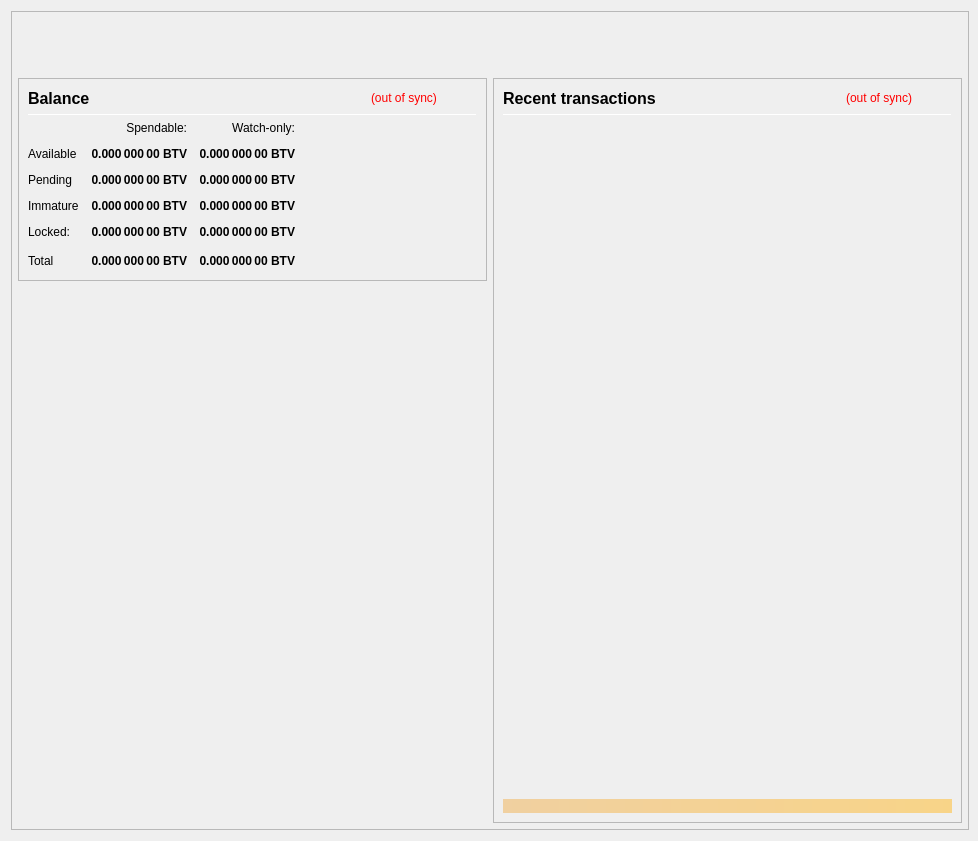
<?xml version="1.0" encoding="UTF-8"?>
<ui version="4.0">
 <class>OverviewPage</class>
 <widget class="QWidget" name="OverviewPage">
  <property name="geometry">
   <rect>
    <x>0</x>
    <y>0</y>
    <width>978</width>
    <height>841</height>
   </rect>
  </property>
  <property name="minimumSize">
   <size>
    <width>960</width>
    <height>682</height>
   </size>
  </property>
  <property name="font">
   <font>
    <weight>50</weight>
    <bold>false</bold>
   </font>
  </property>
  <property name="windowTitle">
   <string>Form</string>
  </property>
  <layout class="QVBoxLayout" name="topLayout" stretch="0">
   <property name="rightMargin">
    <number>9</number>
   </property>
   <item>
    <widget class="QFrame" name="frame_BG">
     <property name="minimumSize">
      <size>
       <width>850</width>
       <height>610</height>
      </size>
     </property>
     <property name="maximumSize">
      <size>
       <width>16777215</width>
       <height>16777215</height>
      </size>
     </property>
     <property name="frameShape">
      <enum>QFrame::StyledPanel</enum>
     </property>
     <property name="frameShadow">
      <enum>QFrame::Raised</enum>
     </property>
     <layout class="QVBoxLayout" name="verticalLayout_3" stretch="0">
      <property name="leftMargin">
       <number>0</number>
      </property>
      <property name="topMargin">
       <number>0</number>
      </property>
      <property name="rightMargin">
       <number>0</number>
      </property>
      <property name="bottomMargin">
       <number>6</number>
      </property>
      <item>
       <layout class="QVBoxLayout" name="verticalLayout_Master" stretch="0,1">
        <property name="leftMargin">
         <number>0</number>
        </property>
        <property name="topMargin">
         <number>0</number>
        </property>
        <property name="rightMargin">
         <number>0</number>
        </property>
        <property name="bottomMargin">
         <number>0</number>
        </property>
        <item>
         <widget class="QFrame" name="frame_Header">
          <layout class="QVBoxLayout" name="verticalLayout_Header" stretch="0">
           <property name="leftMargin">
            <number>0</number>
           </property>
           <property name="topMargin">
            <number>0</number>
           </property>
           <property name="rightMargin">
            <number>0</number>
           </property>
           <property name="bottomMargin">
            <number>0</number>
           </property>
           <item>
            <layout class="QHBoxLayout" name="horizontalLayout_Header" stretch="1,0">
             <property name="spacing">
              <number>6</number>
             </property>
             <item>
              <spacer name="horizontalSpacer_Header">
               <property name="orientation">
                <enum>Qt::Horizontal</enum>
               </property>
               <property name="sizeHint" stdset="0">
                <size>
                 <width>40</width>
                 <height>20</height>
                </size>
               </property>
              </spacer>
             </item>
             <item>
              <widget class="QLabel" name="labelOverviewHeaderRight">
               <property name="minimumSize">
                <size>
                 <width>464</width>
                 <height>60</height>
                </size>
               </property>
               <property name="maximumSize">
                <size>
                 <width>16777215</width>
                 <height>60</height>
                </size>
               </property>
               <property name="font">
                <font>
                 <pointsize>14</pointsize>
                </font>
               </property>
               <property name="text">
                <string/>
               </property>
               <property name="alignment">
                <set>Qt::AlignRight|Qt::AlignTrailing|Qt::AlignVCenter</set>
               </property>
              </widget>
             </item>
            </layout>
           </item>
          </layout>
         </widget>
        </item>
        <item>
         <widget class="QFrame" name="frame_Content">
          <layout class="QVBoxLayout" name="verticalLayout_Content">
           <property name="leftMargin">
            <number>6</number>
           </property>
           <property name="topMargin">
            <number>0</number>
           </property>
           <property name="rightMargin">
            <number>6</number>
           </property>
           <property name="bottomMargin">
            <number>0</number>
           </property>
           <item>
            <layout class="QHBoxLayout" name="horizontalLayout_Content" stretch="1,1">
             <property name="spacing">
              <number>6</number>
             </property>
             <item>
              <layout class="QVBoxLayout" name="verticalLayout_left" stretch="0,0">
               <item>
                <widget class="QFrame" name="frameBalances">
                 <property name="frameShape">
                  <enum>QFrame::StyledPanel</enum>
                 </property>
                 <property name="frameShadow">
                  <enum>QFrame::Raised</enum>
                 </property>
                 <layout class="QVBoxLayout" name="verticalLayout_4">
                  <item>
                   <layout class="QHBoxLayout" name="hlBalancesHeader" stretch="2,0,0">
                    <property name="spacing">
                     <number>6</number>
                    </property>
                    <item>
                     <widget class="QLabel" name="labelBalances">
                      <property name="minimumSize">
                       <size>
                        <width>0</width>
                        <height>0</height>
                       </size>
                      </property>
                      <property name="font">
                       <font>
                        <pointsize>12</pointsize>
                        <weight>75</weight>
                        <bold>true</bold>
                       </font>
                      </property>
                      <property name="text">
                       <string>Balance</string>
                      </property>
                     </widget>
                    </item>
                    <item>
                     <widget class="QLabel" name="labelWalletStatus">
                      <property name="cursor">
                       <cursorShape>WhatsThisCursor</cursorShape>
                      </property>
                      <property name="toolTip">
                       <string>The displayed information may be out of date. Your wallet automatically synchronizes with the BitcoinInvest network after a connection is established, but this process has not completed yet.</string>
                      </property>
                      <property name="styleSheet">
                       <string notr="true">QLabel { color: red; }</string>
                      </property>
                      <property name="text">
                       <string notr="true">(out of sync)</string>
                      </property>
                      <property name="alignment">
                       <set>Qt::AlignLeading|Qt::AlignLeft|Qt::AlignVCenter</set>
                      </property>
                     </widget>
                    </item>
                    <item>
                     <spacer name="hsBalancesHeader">
                      <property name="orientation">
                       <enum>Qt::Horizontal</enum>
                      </property>
                      <property name="sizeHint" stdset="0">
                       <size>
                        <width>40</width>
                        <height>20</height>
                       </size>
                      </property>
                     </spacer>
                    </item>
                   </layout>
                  </item>
                  <item>
                   <widget class="Line" name="lineBalances">
                    <property name="minimumSize">
                     <size>
                      <width>0</width>
                      <height>1</height>
                     </size>
                    </property>
                    <property name="maximumSize">
                     <size>
                      <width>16777215</width>
                      <height>1</height>
                     </size>
                    </property>
                    <property name="orientation">
                     <enum>Qt::Horizontal</enum>
                    </property>
                   </widget>
                  </item>
                  <item>
                   <layout class="QGridLayout" name="gridLayout">
                    <property name="spacing">
                     <number>12</number>
                    </property>
                    <item row="0" column="1">
                     <widget class="QLabel" name="labelSpendable">
                      <property name="text">
                       <string>Spendable:</string>
                      </property>
                      <property name="alignment">
                       <set>Qt::AlignRight|Qt::AlignTrailing|Qt::AlignVCenter</set>
                      </property>
                     </widget>
                    </item>
                    <item row="0" column="2">
                     <widget class="QLabel" name="labelWatchonly">
                      <property name="text">
                       <string>Watch-only:</string>
                      </property>
                      <property name="alignment">
                       <set>Qt::AlignRight|Qt::AlignTrailing|Qt::AlignVCenter</set>
                      </property>
                     </widget>
                    </item>
                    <item row="1" column="0">
                     <widget class="QLabel" name="labelAvailableText">
                      <property name="text">
                       <string>Available</string>
                      </property>
                      <property name="textInteractionFlags">
                       <set>Qt::NoTextInteraction</set>
                      </property>
                     </widget>
                    </item>
                    <item row="1" column="1">
                     <widget class="QLabel" name="labelAvailable">
                      <property name="font">
                       <font>
                        <weight>75</weight>
                        <bold>true</bold>
                       </font>
                      </property>
                      <property name="cursor">
                       <cursorShape>ArrowCursor</cursorShape>
                      </property>
                      <property name="toolTip">
                       <string>Your current spendable balance</string>
                      </property>
                      <property name="text">
                       <string notr="true">0.000 000 00 BTV</string>
                      </property>
                      <property name="alignment">
                       <set>Qt::AlignRight|Qt::AlignTrailing|Qt::AlignVCenter</set>
                      </property>
                      <property name="textInteractionFlags">
                       <set>Qt::NoTextInteraction</set>
                      </property>
                     </widget>
                    </item>
                    <item row="1" column="2">
                     <widget class="QLabel" name="labelWatchAvailable">
                      <property name="font">
                       <font>
                        <weight>75</weight>
                        <bold>true</bold>
                       </font>
                      </property>
                      <property name="cursor">
                       <cursorShape>ArrowCursor</cursorShape>
                      </property>
                      <property name="toolTip">
                       <string>Your current balance in watch-only addresses</string>
                      </property>
                      <property name="text">
                       <string notr="true">0.000 000 00 BTV</string>
                      </property>
                      <property name="alignment">
                       <set>Qt::AlignRight|Qt::AlignTrailing|Qt::AlignVCenter</set>
                      </property>
                      <property name="textInteractionFlags">
                       <set>Qt::NoTextInteraction</set>
                      </property>
                     </widget>
                    </item>
                    <item row="2" column="0">
                     <widget class="QLabel" name="labelPendingText">
                      <property name="text">
                       <string>Pending</string>
                      </property>
                      <property name="textInteractionFlags">
                       <set>Qt::NoTextInteraction</set>
                      </property>
                     </widget>
                    </item>
                    <item row="2" column="1">
                     <widget class="QLabel" name="labelPending">
                      <property name="font">
                       <font>
                        <weight>75</weight>
                        <bold>true</bold>
                       </font>
                      </property>
                      <property name="cursor">
                       <cursorShape>ArrowCursor</cursorShape>
                      </property>
                      <property name="toolTip">
                       <string>Total of transactions that have yet to be confirmed, and do not yet count toward the spendable balance</string>
                      </property>
                      <property name="text">
                       <string notr="true">0.000 000 00 BTV</string>
                      </property>
                      <property name="alignment">
                       <set>Qt::AlignRight|Qt::AlignTrailing|Qt::AlignVCenter</set>
                      </property>
                      <property name="textInteractionFlags">
                       <set>Qt::NoTextInteraction</set>
                      </property>
                     </widget>
                    </item>
                    <item row="2" column="2">
                     <widget class="QLabel" name="labelWatchPending">
                      <property name="font">
                       <font>
                        <weight>75</weight>
                        <bold>true</bold>
                       </font>
                      </property>
                      <property name="cursor">
                       <cursorShape>ArrowCursor</cursorShape>
                      </property>
                      <property name="toolTip">
                       <string>Unconfirmed transactions to watch-only addresses</string>
                      </property>
                      <property name="text">
                       <string notr="true">0.000 000 00 BTV</string>
                      </property>
                      <property name="alignment">
                       <set>Qt::AlignRight|Qt::AlignTrailing|Qt::AlignVCenter</set>
                      </property>
                      <property name="textInteractionFlags">
                       <set>Qt::NoTextInteraction</set>
                      </property>
                     </widget>
                    </item>
                    <item row="3" column="0">
                     <widget class="QLabel" name="labelImmatureText">
                      <property name="text">
                       <string>Immature</string>
                      </property>
                      <property name="textInteractionFlags">
                       <set>Qt::NoTextInteraction</set>
                      </property>
                     </widget>
                    </item>
                    <item row="3" column="1">
                     <widget class="QLabel" name="labelImmature">
                      <property name="font">
                       <font>
                        <weight>75</weight>
                        <bold>true</bold>
                       </font>
                      </property>
                      <property name="cursor">
                       <cursorShape>ArrowCursor</cursorShape>
                      </property>
                      <property name="toolTip">
                       <string>Staked or masternode rewards that has not yet matured</string>
                      </property>
                      <property name="text">
                       <string notr="true">0.000 000 00 BTV</string>
                      </property>
                      <property name="alignment">
                       <set>Qt::AlignRight|Qt::AlignTrailing|Qt::AlignVCenter</set>
                      </property>
                      <property name="textInteractionFlags">
                       <set>Qt::NoTextInteraction</set>
                      </property>
                     </widget>
                    </item>
                    <item row="3" column="2">
                     <widget class="QLabel" name="labelWatchImmature">
                      <property name="font">
                       <font>
                        <weight>75</weight>
                        <bold>true</bold>
                       </font>
                      </property>
                      <property name="cursor">
                       <cursorShape>ArrowCursor</cursorShape>
                      </property>
                      <property name="toolTip">
                       <string>Staked or masternode rewards in watch-only addresses that has not yet matured</string>
                      </property>
                      <property name="text">
                       <string notr="true">0.000 000 00 BTV</string>
                      </property>
                      <property name="alignment">
                       <set>Qt::AlignRight|Qt::AlignTrailing|Qt::AlignVCenter</set>
                      </property>
                      <property name="textInteractionFlags">
                       <set>Qt::NoTextInteraction</set>
                      </property>
                     </widget>
                    </item>
                    <item row="4" column="0">
                     <widget class="QLabel" name="labelLockedText">
                      <property name="toolTip">
                       <string>Locked BTV or Masternode collaterals.</string>
                      </property>
                      <property name="text">
                       <string>Locked:</string>
                      </property>
                     </widget>
                    </item>
                    <item row="4" column="1">
                     <widget class="QLabel" name="labelLocked">
                      <property name="font">
                       <font>
                        <weight>75</weight>
                        <bold>true</bold>
                       </font>
                      </property>
                      <property name="cursor">
                       <cursorShape>ArrowCursor</cursorShape>
                      </property>
                      <property name="toolTip">
                       <string>Locked BTV or Masternode collaterals.</string>
                      </property>
                      <property name="text">
                       <string notr="true">0.000 000 00 BTV</string>
                      </property>
                      <property name="alignment">
                       <set>Qt::AlignRight|Qt::AlignTrailing|Qt::AlignVCenter</set>
                      </property>
                      <property name="textInteractionFlags">
                       <set>Qt::NoTextInteraction</set>
                      </property>
                     </widget>
                    </item>
                    <item row="4" column="2">
                     <widget class="QLabel" name="labelWatchLocked">
                      <property name="font">
                       <font>
                        <weight>75</weight>
                        <bold>true</bold>
                       </font>
                      </property>
                      <property name="cursor">
                       <cursorShape>ArrowCursor</cursorShape>
                      </property>
                      <property name="toolTip">
                       <string>Current locked balance in watch-only addresses</string>
                      </property>
                      <property name="text">
                       <string notr="true">0.000 000 00 BTV</string>
                      </property>
                      <property name="alignment">
                       <set>Qt::AlignRight|Qt::AlignTrailing|Qt::AlignVCenter</set>
                      </property>
                      <property name="textInteractionFlags">
                       <set>Qt::NoTextInteraction</set>
                      </property>
                     </widget>
                    </item>
                    <item row="5" column="0">
                     <widget class="QLabel" name="labelTotalText">
                      <property name="text">
                       <string>Total</string>
                      </property>
                      <property name="textInteractionFlags">
                       <set>Qt::NoTextInteraction</set>
                      </property>
                     </widget>
                    </item>
                    <item row="5" column="1">
                     <widget class="QLabel" name="labelTotal">
                      <property name="font">
                       <font>
                        <weight>75</weight>
                        <bold>true</bold>
                       </font>
                      </property>
                      <property name="cursor">
                       <cursorShape>ArrowCursor</cursorShape>
                      </property>
                      <property name="toolTip">
                       <string>Your current total balance</string>
                      </property>
                      <property name="text">
                       <string notr="true">0.000 000 00 BTV</string>
                      </property>
                      <property name="alignment">
                       <set>Qt::AlignRight|Qt::AlignTrailing|Qt::AlignVCenter</set>
                      </property>
                      <property name="textInteractionFlags">
                       <set>Qt::NoTextInteraction</set>
                      </property>
                     </widget>
                    </item>
                    <item row="5" column="2">
                     <widget class="QLabel" name="labelWatchTotal">
                      <property name="font">
                       <font>
                        <weight>75</weight>
                        <bold>true</bold>
                       </font>
                      </property>
                      <property name="cursor">
                       <cursorShape>ArrowCursor</cursorShape>
                      </property>
                      <property name="toolTip">
                       <string>Current total balance in watch-only addresses</string>
                      </property>
                      <property name="text">
                       <string notr="true">0.000 000 00 BTV</string>
                      </property>
                      <property name="alignment">
                       <set>Qt::AlignRight|Qt::AlignTrailing|Qt::AlignVCenter</set>
                      </property>
                      <property name="textInteractionFlags">
                       <set>Qt::NoTextInteraction</set>
                      </property>
                     </widget>
                    </item>
                    <item row="5" column="3">
                     <spacer name="hsBalances">
                      <property name="orientation">
                       <enum>Qt::Horizontal</enum>
                      </property>
                      <property name="sizeHint" stdset="0">
                       <size>
                        <width>40</width>
                        <height>20</height>
                       </size>
                      </property>
                     </spacer>
                    </item>
                   </layout>
                  </item>
                 </layout>
                </widget>
               </item>
               <item>
                <spacer name="verticalSpacer">
                 <property name="orientation">
                  <enum>Qt::Vertical</enum>
                 </property>
                 <property name="sizeHint" stdset="0">
                  <size>
                   <width>20</width>
                   <height>40</height>
                  </size>
                 </property>
                </spacer>
               </item>
              </layout>
             </item>
             <item>
              <layout class="QVBoxLayout" name="verticalLayout_right" stretch="1">
               <item>
                <widget class="QFrame" name="frame_RecentTransactions">
                 <property name="minimumSize">
                  <size>
                   <width>0</width>
                   <height>0</height>
                  </size>
                 </property>
                 <property name="frameShape">
                  <enum>QFrame::StyledPanel</enum>
                 </property>
                 <property name="frameShadow">
                  <enum>QFrame::Raised</enum>
                 </property>
                 <layout class="QVBoxLayout" name="verticalLayout_1" stretch="0,0,0,0,0">
                  <item>
                   <layout class="QHBoxLayout" name="horizontalLayout_2" stretch="2,0,0">
                    <property name="spacing">
                     <number>3</number>
                    </property>
                    <item>
                     <widget class="QLabel" name="labelRecentTransactions">
                      <property name="minimumSize">
                       <size>
                        <width>0</width>
                        <height>20</height>
                       </size>
                      </property>
                      <property name="font">
                       <font>
                        <pointsize>12</pointsize>
                        <weight>75</weight>
                        <bold>true</bold>
                       </font>
                      </property>
                      <property name="text">
                       <string>Recent transactions</string>
                      </property>
                     </widget>
                    </item>
                    <item>
                     <widget class="QLabel" name="labelTransactionsStatus">
                      <property name="cursor">
                       <cursorShape>WhatsThisCursor</cursorShape>
                      </property>
                      <property name="toolTip">
                       <string>The displayed information may be out of date. Your wallet automatically synchronizes with the BitcoinInvest network after a connection is established, but this process has not completed yet.</string>
                      </property>
                      <property name="styleSheet">
                       <string notr="true">QLabel { color: red; }</string>
                      </property>
                      <property name="text">
                       <string notr="true">(out of sync)</string>
                      </property>
                      <property name="alignment">
                       <set>Qt::AlignRight|Qt::AlignTrailing|Qt::AlignVCenter</set>
                      </property>
                     </widget>
                    </item>
                    <item>
                     <spacer name="horizontalSpacer">
                      <property name="orientation">
                       <enum>Qt::Horizontal</enum>
                      </property>
                      <property name="sizeHint" stdset="0">
                       <size>
                        <width>40</width>
                        <height>20</height>
                       </size>
                      </property>
                     </spacer>
                    </item>
                   </layout>
                  </item>
                  <item>
                   <widget class="Line" name="line">
                    <property name="minimumSize">
                     <size>
                      <width>0</width>
                      <height>1</height>
                     </size>
                    </property>
                    <property name="maximumSize">
                     <size>
                      <width>16777215</width>
                      <height>1</height>
                     </size>
                    </property>
                    <property name="orientation">
                     <enum>Qt::Horizontal</enum>
                    </property>
                   </widget>
                  </item>
                  <item>
                   <widget class="QListView" name="listTransactions">
                    <property name="minimumSize">
                     <size>
                      <width>0</width>
                      <height>0</height>
                     </size>
                    </property>
                    <property name="styleSheet">
                     <string notr="true">QListView { background: transparent; }</string>
                    </property>
                    <property name="frameShape">
                     <enum>QFrame::NoFrame</enum>
                    </property>
                    <property name="verticalScrollBarPolicy">
                     <enum>Qt::ScrollBarAlwaysOff</enum>
                    </property>
                    <property name="horizontalScrollBarPolicy">
                     <enum>Qt::ScrollBarAlwaysOff</enum>
                    </property>
                    <property name="selectionMode">
                     <enum>QAbstractItemView::NoSelection</enum>
                    </property>
                   </widget>
                  </item>
                  <item>
                   <spacer name="verticalSpacer_2">
                    <property name="orientation">
                     <enum>Qt::Vertical</enum>
                    </property>
                    <property name="sizeType">
                     <enum>QSizePolicy::Expanding</enum>
                    </property>
                    <property name="sizeHint" stdset="0">
                     <size>
                      <width>20</width>
                      <height>40</height>
                     </size>
                    </property>
                   </spacer>
                  </item>
                  <item>
                   <widget class="QLabel" name="labelAlerts">
                    <property name="maximumSize">
                     <size>
                      <width>16777215</width>
                      <height>16777215</height>
                     </size>
                    </property>
                    <property name="styleSheet">
                     <string notr="true">background-color: qlineargradient(x1: 0, y1: 0, x2: 1, y2: 0, stop:0 #F0D0A0, stop:1 #F8D488); color:#000000;</string>
                    </property>
                    <property name="text">
                     <string/>
                    </property>
                    <property name="wordWrap">
                     <bool>true</bool>
                    </property>
                    <property name="margin">
                     <number>3</number>
                    </property>
                   </widget>
                  </item>
                 </layout>
                </widget>
               </item>
              </layout>
             </item>
            </layout>
           </item>
          </layout>
         </widget>
        </item>
       </layout>
      </item>
     </layout>
    </widget>
   </item>
  </layout>
 </widget>
 <resources/>
 <connections/>
</ui>
